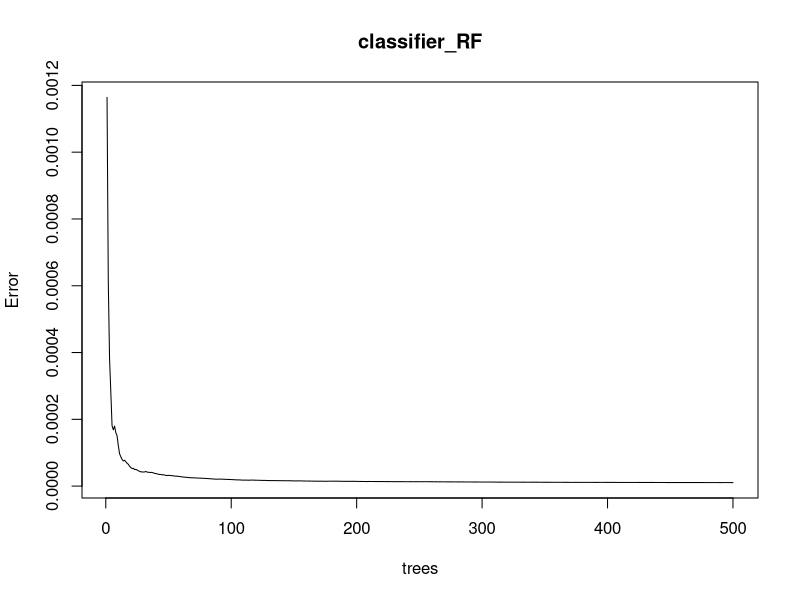
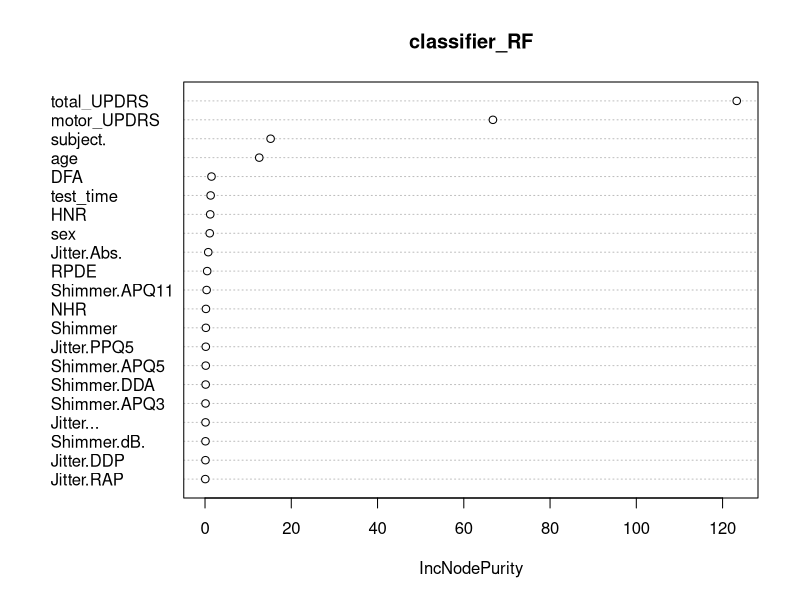
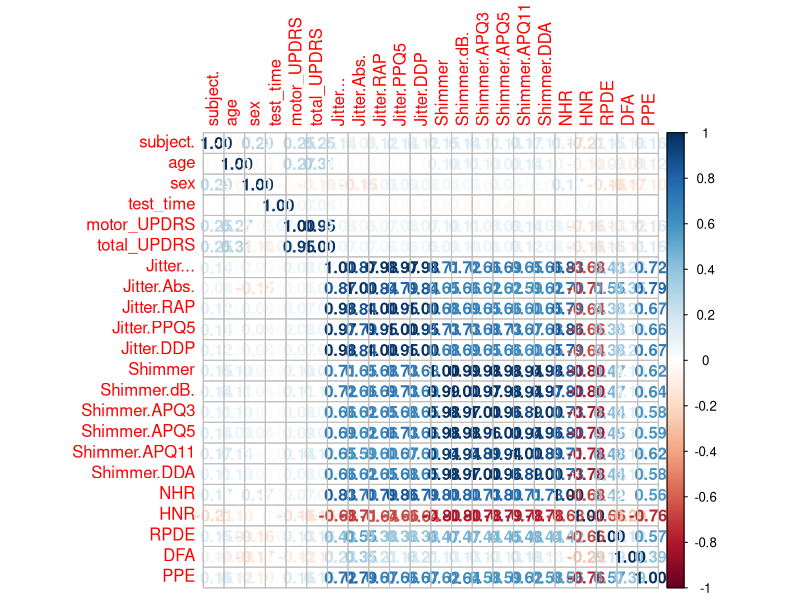

Generate these figures, in order, with R:
#### Decision Tree ####
library(dplyr)
library(e1071)
library(rpart)

data <- read.csv("scaled_parkinsons_data.csv")

set.seed(123)
train_index <- sample(1:nrow(data), 0.7*nrow(data))
train_data <- data[train_index, ]
test_data <- data[-train_index, ]

tree_model <- rpart(total_UPDRS ~ ., data=train_data, method = "anova")

predictions <- predict(tree_model, test_data)

rmse <- sqrt(mean((predictions - test_data$total_UPDRS)^2))
cat("\n The metrics for decision tree regressor are : \n\n")
print(paste("RMSE:", rmse))

ssr <- sum((predictions - mean(test_data$total_UPDRS))^2)
sst <- sum((test_data$total_UPDRS - mean(test_data$total_UPDRS)^2))
R2 <- 1 - ssr/sst
print(paste("R-squared (R2):", R2))

mae <- mean(abs(predictions - test_data$total_UPDRS))
print(paste("Mean Absolute Error (MAE):", mae))


#### Random Forest ####
library(randomForest)
library(caTools)

split <- sample.split(data, SplitRatio = 0.8)
split

train <- subset(data, split == "TRUE")
test <- subset(data, split == "FALSE")

set.seed(120)
classifier_RF <- randomForest(x=train[-22],
                              y=train$total_UPDRS,
                              ntree = 500)

classifier_RF

y_pred <- predict(classifier_RF, newdata = test[-22])

confusion_mtx <- table(test[, 22], y_pred)
confusion_mtx

plot(classifier_RF)

importance(classifier_RF)

varImpPlot(classifier_RF)

rf_rmse <- sqrt(mean((y_pred - test$total_UPDRS)^2))

rf_r_squared <- cor(y_pred, test$total_UPDRS)^2

rf_mae <- mean(abs(y_pred - test$total_UPDRS))

cat("\n\nThe metrics for Random Forest are:\n")
cat("RMSE:",rf_rmse)
cat("\nR-Squared:",rf_r_squared)
cat("\nMAE:",rf_mae)


#### SVM ####
svm_model <- svm(total_UPDRS ~ ., data = train, kernel="linear")

svm_pred <- predict(svm_model, newdata = test)

svm_rmse <- sqrt(mean((svm_pred - test$total_UPDRS)^2))

svm_r_squared <- cor(svm_pred, test$total_UPDRS)^2

svm_mae <- mean(abs(svm_pred - test$total_UPDRS))

cat("\n\nThe metrics for SVM are:")
cat("\nRMSE:", svm_rmse)
cat("\nR-squared:", svm_r_squared)
cat("\nMean Absolute Error:", svm_mae)

importance_scores <- importance(classifier_RF)

sorted_importance <- importance_scores[order(-importance_scores[,1]), ,
                                       drop = FALSE]

cat("\nVariable Importance Scores (Decreasing Order):\n")
print(sorted_importance)

cor_data <- cor(data)

#print("Correlation Matrix")
#print(cor_data)

library(Hmisc)

p_values <- rcorr(as.matrix(data))

library(corrplot)

corrplot(cor_data, method = "number")

cor_threshold <- which(abs(cor_data) > 0.5 & upper.tri(cor_data), arr.ind = TRUE)

cor_threshold <- cor_threshold[order(-abs(cor_data[cor_threshold])), , drop = FALSE]

param_names <- colnames(cor_data)

cat("\nHighly Correlated Parameters:\n")

for(i in 1:nrow(cor_data)){
  row_index <- cor_threshold[i,1]
  col_index <- cor_threshold[i,2]
  param1 <- param_names[row_index]
  param2 <- param_names[col_index]
  correlation <- cor_data[row_index, col_index]
  cat(param1, "and", param2, "have a correlation of", correlation, "\n")
}
